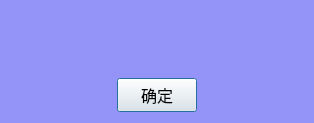
<?xml version="1.0" encoding="UTF-8"?>
<ui version="4.0">
 <class>MessageDialog</class>
 <widget class="QDialog" name="MessageDialog">
  <property name="geometry">
   <rect>
    <x>0</x>
    <y>0</y>
    <width>314</width>
    <height>123</height>
   </rect>
  </property>
  <property name="minimumSize">
   <size>
    <width>314</width>
    <height>0</height>
   </size>
  </property>
  <property name="font">
   <font>
    <family>楷体</family>
    <pointsize>11</pointsize>
    <weight>50</weight>
    <italic>false</italic>
    <bold>false</bold>
   </font>
  </property>
  <property name="windowTitle">
   <string>提示信息</string>
  </property>
  <property name="styleSheet">
   <string notr="true">QDialog
{
	
	font: 11pt &quot;楷体&quot;;
	background-color: rgb(148, 148, 248);
}</string>
  </property>
  <layout class="QVBoxLayout" name="verticalLayout">
   <item>
    <spacer name="verticalSpacer">
     <property name="orientation">
      <enum>Qt::Vertical</enum>
     </property>
     <property name="sizeType">
      <enum>QSizePolicy::Fixed</enum>
     </property>
     <property name="sizeHint" stdset="0">
      <size>
       <width>20</width>
       <height>10</height>
      </size>
     </property>
    </spacer>
   </item>
   <item>
    <layout class="QHBoxLayout" name="horizontalLayout_2" stretch="0,10">
     <item>
      <widget class="QLabel" name="label">
       <property name="text">
        <string/>
       </property>
       <property name="pixmap">
        <pixmap>:/warning.png</pixmap>
       </property>
      </widget>
     </item>
     <item>
      <widget class="QLabel" name="lblMessage">
       <property name="font">
        <font>
         <family>楷体</family>
         <pointsize>12</pointsize>
        </font>
       </property>
       <property name="text">
        <string/>
       </property>
       <property name="alignment">
        <set>Qt::AlignCenter</set>
       </property>
      </widget>
     </item>
    </layout>
   </item>
   <item>
    <spacer name="verticalSpacer_2">
     <property name="orientation">
      <enum>Qt::Vertical</enum>
     </property>
     <property name="sizeHint" stdset="0">
      <size>
       <width>20</width>
       <height>20</height>
      </size>
     </property>
    </spacer>
   </item>
   <item>
    <layout class="QHBoxLayout" name="horizontalLayout">
     <item>
      <spacer name="horizontalSpacer">
       <property name="orientation">
        <enum>Qt::Horizontal</enum>
       </property>
       <property name="sizeHint" stdset="0">
        <size>
         <width>40</width>
         <height>20</height>
        </size>
       </property>
      </spacer>
     </item>
     <item>
      <widget class="QPushButton" name="btnOk">
       <property name="minimumSize">
        <size>
         <width>0</width>
         <height>34</height>
        </size>
       </property>
       <property name="font">
        <font>
         <family>楷体</family>
         <pointsize>12</pointsize>
        </font>
       </property>
       <property name="text">
        <string>确定</string>
       </property>
      </widget>
     </item>
     <item>
      <spacer name="horizontalSpacer_2">
       <property name="orientation">
        <enum>Qt::Horizontal</enum>
       </property>
       <property name="sizeHint" stdset="0">
        <size>
         <width>40</width>
         <height>20</height>
        </size>
       </property>
      </spacer>
     </item>
    </layout>
   </item>
  </layout>
 </widget>
 <resources/>
 <connections/>
</ui>
